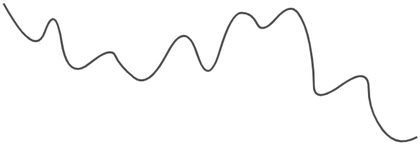
%> input picture badClassifier.png, 420 x 147 px, shrunk from 589 x 206 before the run
$ octave --eval "result = getCurveFromPic('badClassifier.png');"   (GNU Octave 9; MATLAB toolbox functions it lacks are replaced by stand-ins)
%> lines starting %> are read from the running program, lines starting %| are printed output that depends on the picture
function f = getCurveFromPic(picfile)
%> called with picfile = 'badClassifier.png'
% 从图像识别函数曲线（无交互）
% 增加了对空值和多值的初步自动处理方法
% 增加了对截图左右的裁剪处理（归为空值）
% 重新定义了归一化方法（对截图上下的裁剪处理）
% 对交叉干扰和低信噪比图像，效果会降低。
% 优化了归一化方法
% yjy@2020-7-7

%% 获取随意图像
pic = imread(picfile);
%> pic is the input picture: size 147x420x3 uint8; min 49, max 255, mean 250.7
pic = rgb2gray(pic);
%> pic: size 147x420 uint8
pic = pic<(255/2); % 中央二值化 1 = white; 0 == black
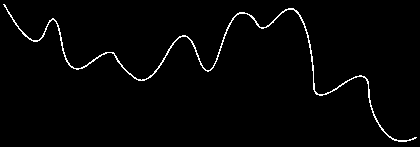
%> pic: size 147x420 logical; 1.8% white in thin lines or dots
% pic用1指示了线条像素

%% 将图像转化为数值散点
% 越界（空值）：检查+（线性）插值
% 白边（多值）：覆盖+扩张 （“曲线是连续的”）

% 第一列对解决白边问题很重要，第一列必须单值
% 这要求太强了，对一些在第一列有干扰的情况很糟
perfectFirstColumn = false;
while ~perfectFirstColumn
    % 首先线条是比较细的
    if sum(pic(:,1)) > 0.5*size(pic,1)
        pic(:,1) = [];
        continue
    end
    idx = find(pic(:,1));
    % 其次空值也不行（应该是截图截大了）
    if isempty(idx)
        pic(:,1) = [];
        continue
    end
    % 通过扩张算法检查本列是否单联通
    % neighbor在紧状态为所识别连续区间的外边界
    neighbor = [idx(1),idx(1)]; % 从任一点出发
    while  neighbor(1)>=1 && pic(neighbor(1),1)
        neighbor(1) = neighbor(1) - 1;
    end
    while  neighbor(2)<=size(pic,1) && pic(neighbor(2),1)
        neighbor(2) = neighbor(2) + 1;
    end
    % neighbor扩张到了外边缘
    if neighbor(2)-neighbor(1) - 1  >= length(idx) % 扩张到了所有点
        perfectFirstColumn = true;
    else
        pic(:,1) = []; % 这是不是太粗暴了？
    end
end
%> this loop made 4 passes
%> idx on pass 4: 5
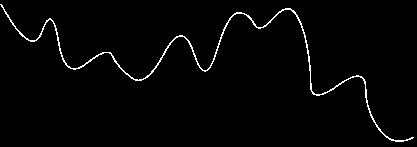
%> pic: size 147x417 logical; 1.8% white in thin lines or dots
%> after the loop, neighbor = [4 6]; perfectFirstColumn = true
% 建立数值点列记录变量f
f = zeros(size(pic,2),1);
nRows = size(pic,1);
%> nRows = 147
nColumns = size(pic,2);
%> nColumns = 417
waitForInterpolation = false;
lastValid = 0;
for ii=1:nColumns
    % 寻找3倍邻居区域像素点（覆盖）
    neighbor = myExpand(neighbor,3,nRows);
    idx = find(pic(neighbor(1):neighbor(2),ii));
    idx = neighbor(1)-1 + idx; % 恢复为pic的索引
    % 空值检查
    if isempty(idx)
        waitForInterpolation = true;
%         neighbor = [1,nRows]; % 搜索区域扩大到全部
        neighbor = myExpand(neighbor,3,nRows); % 搜索区域再扩大
        continue
    end
    % 如果idx的包络中含有大量0，则应该是遇到了多值
    if length(idx) / ( idx(end) - idx(1) ) < 0.75
        % 此时应该从距离上一列（最后有效列）最近的点开始进行连续扩张
        % 如果干扰太大，目标线条太细（甚至有间断），则可能跳到干扰上去
        core = nearest(idx,f(lastValid-1));
        %  使用扩张算法
        neighbor = [idx(core),idx(core)]; % 从任一点出发
        while  neighbor(1)>=1 && any(neighbor(1) == idx)
            neighbor(1) = neighbor(1) - 1;
        end
        while  neighbor(2)<=nColumns && any(neighbor(2) == idx)
            neighbor(2) = neighbor(2) + 1;
        end
%         idx = idx(neighbor(1)+1:neighbor(2)-1);
        idx = idx( find(idx==neighbor(1)+1):find(idx==neighbor(2)-1) );
    end
    % 获取全部邻居区域像素点联通区域（扩张）
    % neighbor可能扩张到外边缘(可能溢出)
    if idx(1)==neighbor(1) % 有必要向上扩张
        neighbor(1) = neighbor(1) - 1;
        while  neighbor(1)>=1 && pic(neighbor(1),ii)
            neighbor(1) = neighbor(1) - 1;
        end
%         idx = [(neighbor(1)+1:idx(1)-1)'; idx];
    else % 如果不要扩张则需要手动收紧
        neighbor(1) = idx(1)-1;
    end
    if idx(end)==neighbor(2) % 有必要向下扩张
        neighbor(2) = neighbor(2) + 1;
        while  neighbor(2)<=nRows && pic(neighbor(2),ii)
            neighbor(2) = neighbor(2) + 1;
        end
%         idx = [idx; (idx(end)+1:neighbor(2)-1)'];
    else % 如果不要扩张则需要手动收紧
        neighbor(2) = idx(end)+1;
    end
    idx = [(neighbor(1)+1:idx(1)-1)'; idx; (idx(end)+1:neighbor(2)-1)'];

    % 取均值
    f(ii) = mean(idx);
    % 一旦离开空值区间，就做线性插值补回空值
    if waitForInterpolation
        tmp = linspace(f(lastValid), f(ii),...
            ii-lastValid+1);
        f(lastValid+1:ii-1) = tmp(2:end-1)';
        waitForInterpolation = false;
    end
    lastValid = ii;
end
%> this loop made 417 passes
%> idx on passes 1, 2, 4: 5, [5; 6; 7], [8; 9; 10]
%> after the loop, f = 417 values, max 141.5 at index 396, min 0 at index 415, mean 59.1; neighbor = [1 147]; waitForInterpolation = true
% 如果最后有一段空值（应该是截图截大了）
if waitForInterpolation
    f(lastValid:end) = [];
end

f = nRows-f+1;
%> f = 413 values, max 143 at index 1, min 6.5 at index 396, mean 88.66
if max(f(:))-min(f(:)) > 0.8*nRows
    % 曲线已经充满图片高度的80%以上
    f = f - min(f(:));
%> f = 413 values, max 136.5 at index 1, min 0 at index 396, mean 82.16
    f = f / max(f(:)); % 充满值域+归一化
%> f = 413 values, max 1 at index 1, min 0 at index 396, mean 0.602
%> `result = getCurveFromPic('badClassifier.png');`: result has the same summary as f in getCurveFromPic
else
    % 图片上/下方有大量留白或曲线波动很小，尽量保留曲线在图片中的高度
    f = f / nRows;
end

% [5 lines of commented-out code are left out]

end

%%
function interval = myExpand(interval,n,max)
% 将整数区间interval扩张n倍，并保持区间中点基本不变
% 保持区间端点为正整数
% 限制区间端点小于上界max
len = abs(diff(interval));
% interval(1) = round( mid - n/2*len );
% interval(2) = round( mid + n/2*len );
if ~isrow(interval)
    interval = interval';
end
interval = interval + [-1,1]*len/2*(n-1);
interval(interval<1) = 1;
interval(interval>max) = floor(max);
end


function core = nearest(a,t)
% 从向量a中找出最接近t的那个元素的位置
[~,core] = min( abs(a-t) );
end

$ run again, on goodClassifier.png
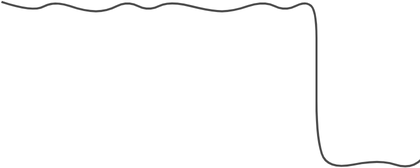
%> input picture goodClassifier.png, 420 x 168 px, shrunk from 840 x 336 before the run
%> in getCurveFromPic, pic is the input picture: size 168x420x3 uint8; min 48, max 255, mean 251.9
%> in getCurveFromPic, `pic = pic<(255/2);`:
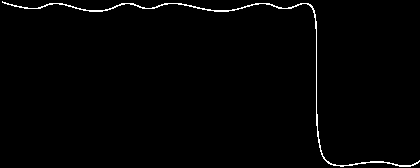
%> pic: size 168x420 logical; 1.2% white in thin lines or dots
%> the loop in getCurveFromPic, `while ~perfectFirstColumn` made 3 passes
%> idx on pass 3: [2; 3]
%> after the loop in getCurveFromPic, `while ~perfectFirstColumn`:
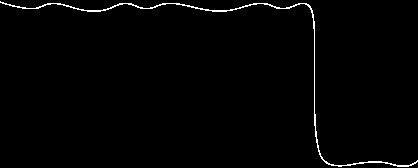
%> pic: size 168x418 logical; 1.2% white in thin lines or dots
%> after the loop in getCurveFromPic, `while ~perfectFirstColumn`: neighbor = [1 4]; perfectFirstColumn = true
%> the loop in getCurveFromPic, `for ii=1:nColumns` made 418 passes
%> idx on passes 6, 9, 10: [4; 5], 5, [5; 6]
%> after the loop in getCurveFromPic, `for ii=1:nColumns`: f = 418 values, max 166.5 at index 339, min 2.5 at index 1, mean 45.93; neighbor = [160 163]; waitForInterpolation = false
%> in getCurveFromPic, `f = nRows-f+1;`: f = 418 values, max 166.5 at index 1, min 2.5 at index 339, mean 123.1
%> in getCurveFromPic, `f = f - min(f(:));`: f = 418 values, max 164 at index 1, min 0 at index 339, mean 120.6
%> in getCurveFromPic, `f = f / max(f(:));`: f = 418 values, max 1 at index 1, min 0 at index 339, mean 0.735
%> result has the same summary as f in getCurveFromPic
